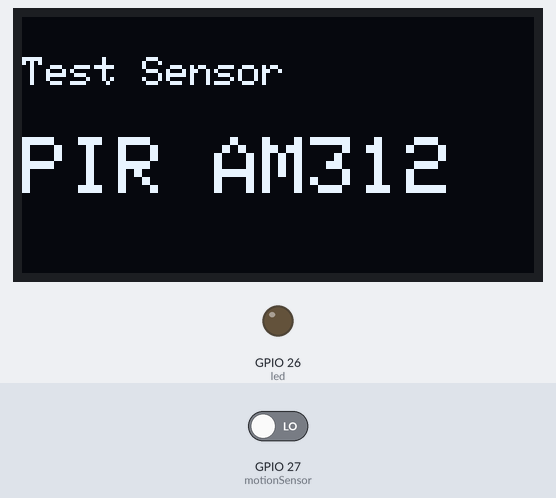
The sketch below on a simulated ESP32. Shown: 128×64 one-colour display, output pins drawn as LEDs (lit = HIGH). Inputs (shaded band) come from the test bench; at power-on: GPIO 27 (motionSensor) LOW. The display library's start-up logo is not drawn; what the sketch prints to the serial monitor is not drawn.

Above: at 4.1 s.
At 10.2 s:
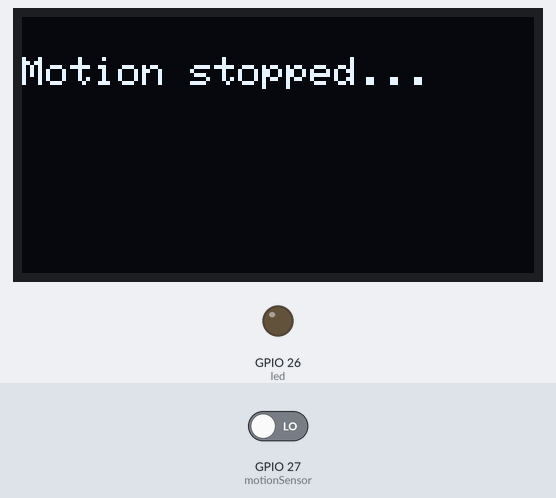
10.3 s: GPIO 27 (motionSensor) driven HIGH
At 10.5 s:
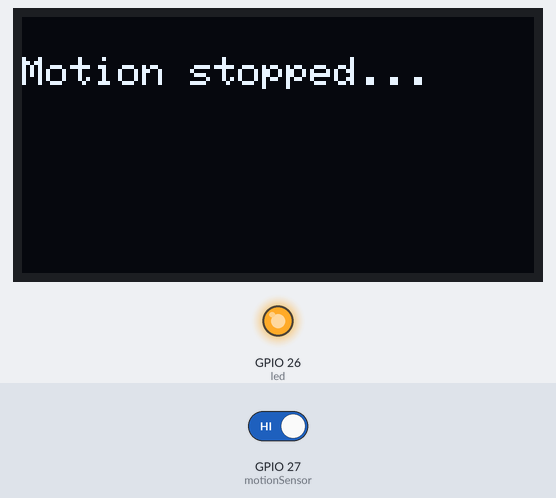
At 11.2 s:
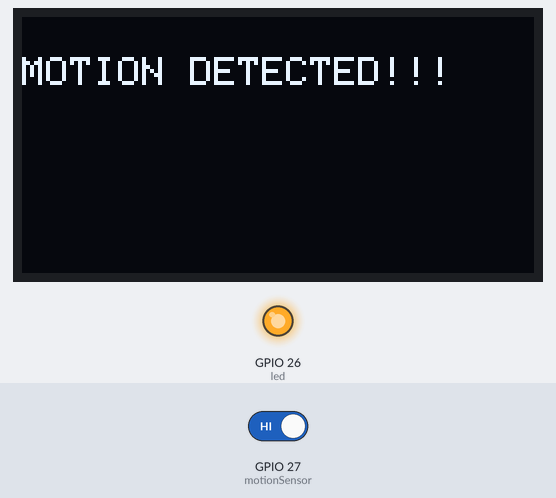
Timing chart, 0 to 22.1 s (numbered marks = the images above; inputs shaded):
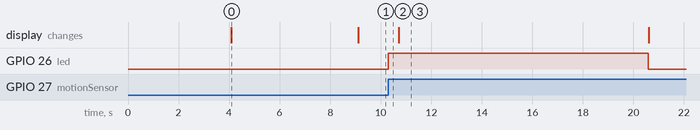

The sketch:

LCD_OLED_LED_PIR.ino
```cpp
/*********
  Rui Santos
  Complete project details at https://randomnerdtutorials.com
*********/

#include <Adafruit_SSD1306.h>

#define SCREEN_WIDTH 128 // OLED display width, in pixels
#define SCREEN_HEIGHT 64 // OLED display height, in pixels

#define timeSeconds 10

// Set GPIOs for LED and PIR Motion Sensor
const int led = 26;
const int motionSensor = 27;
bool flagStatus = 0;

// Timer: Auxiliary variables
unsigned long now = millis();
unsigned long lastTrigger = 0;
boolean startTimer = false;

Adafruit_SSD1306 display(SCREEN_WIDTH, SCREEN_HEIGHT, &Wire, -1);

// Checks if motion was detected, sets LED HIGH and starts a timer
void IRAM_ATTR detectsMovement() {
  flagStatus = 1;
  Serial.println("MOTION DETECTED!!!");
  digitalWrite(led, HIGH);
  startTimer = true;
  lastTrigger = millis();
}

void setup() {
  // Serial port for debugging purposes
  Serial.begin(115200);

  if(!display.begin(SSD1306_SWITCHCAPVCC, 0x3C)) {
      Serial.println(F("SSD1306 allocation failed"));
      for(;;);
    }
  display.display();
  delay(4000);
  display.clearDisplay();
  display.setTextColor(WHITE);
  lcdOpening("PIR AM312");

  // PIR Motion Sensor mode INPUT_PULLUP
  pinMode(motionSensor, INPUT_PULLUP);
  // Set motionSensor pin as interrupt, assign interrupt function and set RISING mode
  attachInterrupt(digitalPinToInterrupt(motionSensor), detectsMovement, RISING);

  // Set LED to LOW
  pinMode(led, OUTPUT);
  digitalWrite(led, LOW);
}

void loop() {
  // Current time
  now = millis();
  // Turn off the LED after the number of seconds defined in the timeSeconds variable
  if(startTimer && (now - lastTrigger > (timeSeconds*1000))) {
    flagStatus = 0;
    Serial.println("Motion stopped...");
    digitalWrite(led, LOW);
    startTimer = false;
  }

  display.clearDisplay();

  if (flagStatus == 1){
    display.clearDisplay();
    display.setTextSize(1);
    display.setCursor(0,10);
    display.print("MOTION DETECTED!!!");
    display.display();
    }

  else {
    display.clearDisplay();
    display.setTextSize(1);
    display.setCursor(0,10);
    display.print("Motion stopped...");
    }

  display.display();
  delay(500);
}

void lcdOpening(char *teks){
  display.clearDisplay();
  display.setTextSize(1);
  display.setCursor(0,10);
  display.print("Test Sensor");
  display.setTextSize(2);
  display.setCursor(0,30);
  display.print(teks);

  display.display();
  delay(5000);
  }
```

Measured:
- after the input at 10.3 s, GPIO 26 (led): LOW → HIGH at once, → LOW 10.3 s later
- what the display in image 0 shows lasts 5.0 s, from 4.1 s to 9.1 s
